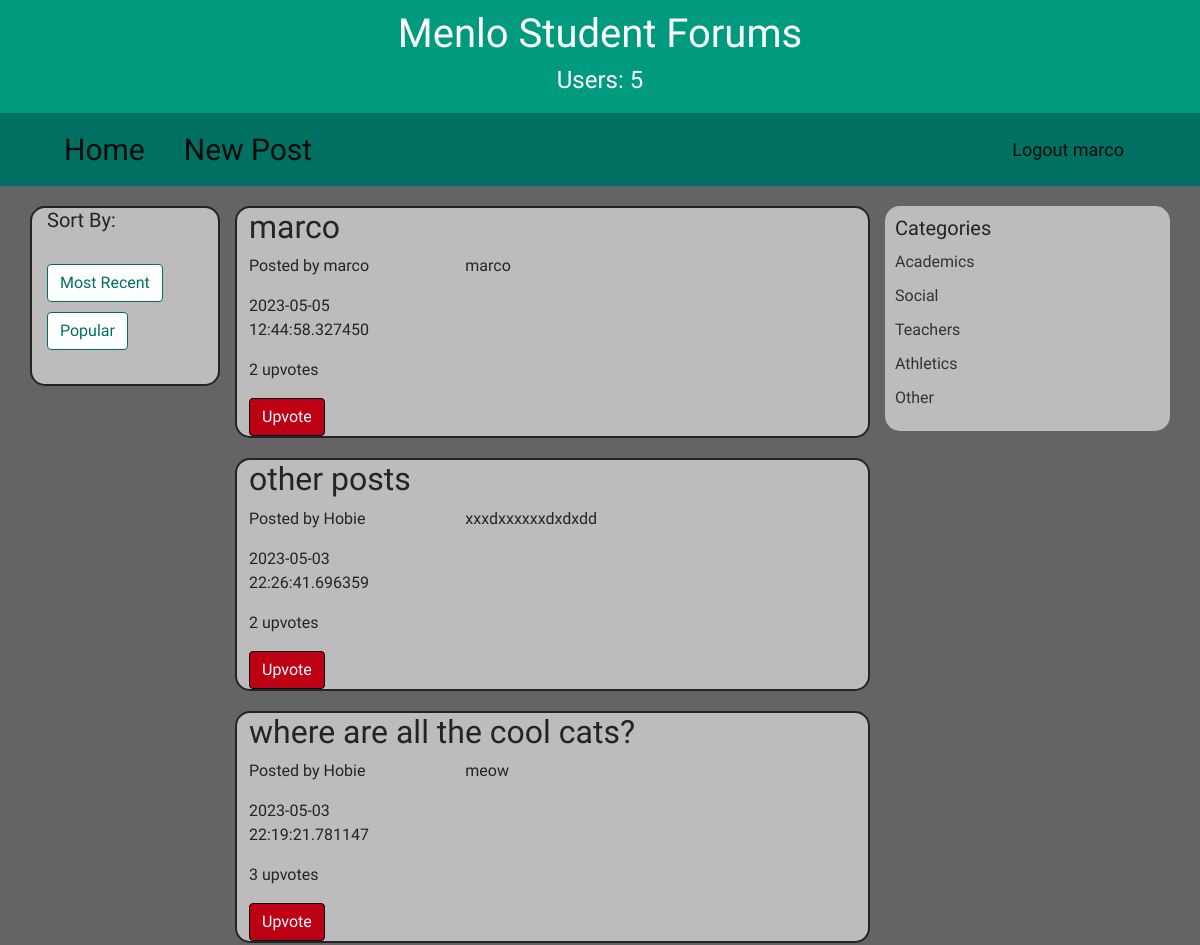
The app's page /home (signed in, upper part), older data.
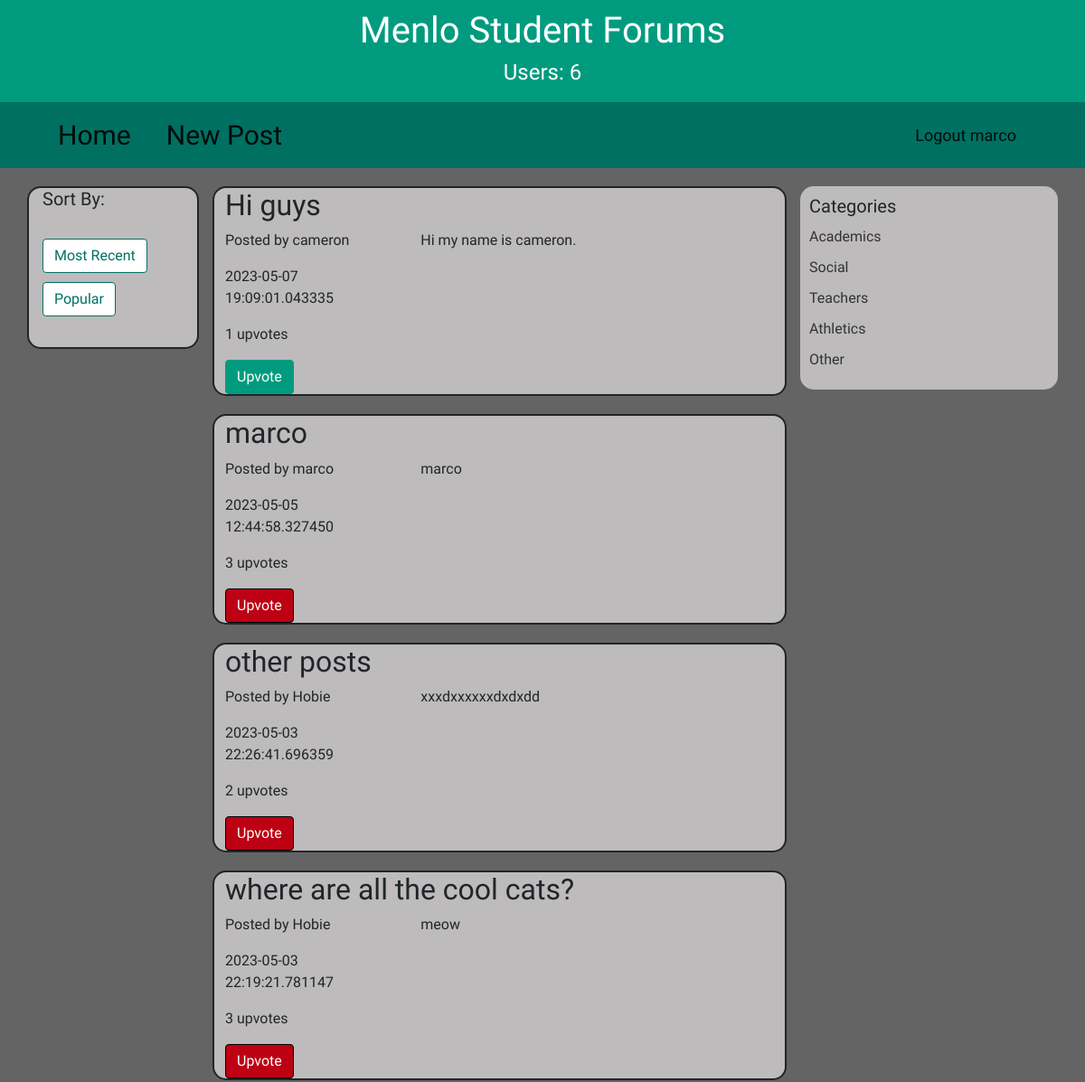
The same page, newer data.
### models.py (models this page shows, shortened)
class User(Base):
    __tablename__ = "users"
    username = Column("username", TEXT, primary_key=True)
    password = Column("password", TEXT, nullable=False)
    upvotes = relationship("Upvote", back_populates="user")

class Post(Base):
    __tablename__ = "posts"
    title = Column("title", TEXT, nullable=False)
    topic = Column("topic", TEXT, nullable=False)
    content = Column("content", TEXT, nullable=False)
    user_id = Column("user_id", TEXT, nullable=False)
    id = Column("id", INTEGER, primary_key=True, autoincrement=True)
    time = Column("time", TEXT, nullable=False)
    upvotes = relationship("Upvote", back_populates="post")
    upvoters = relationship("User", secondary="upvotes", primaryjoin="Post.id == Upvote.post_id", secondaryjoin="User.username == Upvote.upvoter_username", backref="upvoted_posts")

### app.py (the view)
@app.route("/home")
def home():
    if "username" in session:
        posts = db_session.query(Post).order_by(Post.time.desc()).all()
        count_users=db_session.query(User).count()
        logged_in_user=db_session.query(User).where(User.username == session["username"]).first()
        return render_template("home.html",posts=posts, count_users=count_users, u=logged_in_user)
    else:
        flash("You need to log in")
        count_users=db_session.query(User).count()
        return redirect(url_for("login", count_users=count_users))

### templates/home.html (shortened to what this page needs)
{% set active_page = "home" %}
{% extends "base.html" %}
{% block content %}
<nav class="navbar navbar-expand-lg navbar-light">
    <div class="container">
      <a class="navbar-brand homenavbar nav-left-buttons" href="/home">Home</a>
      <a class="navbar-brand nav-left-buttons mr-auto" href="/newpost">New Post</a>
      <div class=" justify-content-end">
        <ul class="navbar-nav">
          <li class="nav-item ml-auto">
            <a class="navbar-brand" href="/logout">Logout {{u.username}}</a>
          </li>
        </ul>
      </div>
    </div>
  </nav>
<div class="container">
    <div class="row">
        <div class="col-md-2 sortby">
            <h4>Sort By:</h4>
            <br>
            <a class="btn btn-default" href="/home/recent">Most Recent</a>
            <br>
            <a class="btn btn-default" href="/home/popular">Popular</a>
        </div>
        <div class="col-md-7">
            {% for post in posts %}
                <div class="post" id="post{{post.id}}">
                    <h2 class="post-title">{{ post.title }}</h2>
                    <div class="row">
                        <div class="col-md-4">
                            <p class="post-info">Posted by {{ post.user_id }}</p>
                            <p>{{ post.time }}</p>
                            <p class="post-stats">{{ post.upvotes|length }} upvotes</p>
                            {%if u in post.upvoters%}
                                <button type="submit" class="btn btn-primary disabled-submit-button">Upvote</button>
                            {%else%}
                                <form method="POST" action="/upvote">
                                    <button type="submit" class="btn btn-primary upvote-btn">Upvote</button>
                                </form>
                            {%endif%}
                        </div>
                        <div class="col-md-8">
                            <div class="post-content">
                                <p>{{ post.content }}</p>
                            </div>
                        </div>
                    </div>
                </div>
            {% endfor %}
        </div>
        <div class="col-md-3 categories">
            <h3>Categories</h3>
            <ul>
                <li><a href="/home/academics">Academics</a></li>
                <li><a href="/home/social">Social</a></li>
                <li><a href="/home/teachers">Teachers</a></li>
                <li><a href="/home/athletics">Athletics</a></li>
                <li><a href="/home/other">Other</a></li>
            </ul>
        </div>
    </div>
</div>
{%endblock%}

### templates/base.html (shortened to what this page needs)
<!DOCTYPE html>
<html lang="en">
<head>
  <link rel="stylesheet" href="https://stackpath.bootstrapcdn.com/bootstrap/4.3.1/css/bootstrap.min.css">
  <link rel="stylesheet" href="{{url_for('static', filename='styles/style.css')}}">
</head>
<body>
    {% set active_page = active_page|default('home') -%}
  <div class="top-bar">
      <h1>Menlo Student Forums</h1>
      <h4>Users: {{count_users }}</h4>
  </div>
  {% block content %}
  {% endblock %}
</body>
</html>

### static/styles/style.css (style rules this page uses)
body { background-color: #646464; font-family: 'Jura', sans-serif; }
.top-bar { background-color: #009B7F; color: #FFFFFF; padding: 10px; font-size: 24px; text-align: center; }
.btn-primary { background-color: #009B7F; border-color: #009B7F; }
.navbar { background-color: #007062; color: #FFFFFF; }
.navbar a { color: #FFFFFF; display: inline-block; padding: 2px 4px; border-radius: 5px; }
.nav-left-buttons { align-self: left; }
.homenavbar { padding-right: 3vw; }
.navbar-brand { font-family: 'Jura', sans-serif; font-size: 30px; color: #FFF; margin-left: 15px; }
.navbar-nav li a { font-size: 18px; color: #FFF; padding: 15px; }
.sortby h4 { font-family: 'Jura', sans-serif; font-size: 20px; }
.sortby a { margin-right: 10px; margin-bottom: 10px; background-color: #FFF; color: #007062; border-color: #007062; }
.sortby { border:#212529 2px solid; background-color: #bdbbbb; max-height: 180px; margin-top:20px; border-radius:15px; }
.post { border:#212529 2px solid; margin-top:20px; padding-left:1vw; border-radius: 15px; background-color: #bdbbbb; }
.post-content p { margin-bottom: 0; }
.disabled-submit-button { background-color: #bd0013; border-color: black; }
.categories { background-color: #bdbbbb; padding: 10px; margin-top: 20px; border-radius: 15px; max-height: 225px; }
.categories h3 { font-size: 20px; margin-top: 0; margin-bottom: 10px; }
.categories ul { list-style: none; padding: 0; margin: 0; }
.categories li { margin-bottom: 10px; }
.categories a { color: #333333; text-decoration: none; }

Row changes from the older to the newer data that the page shows:
added Post: title "Hi guys", user_id "cameron", time "2023-05-07 19:09:01.043335", upvotes|length "1", content "Hi my name is cameron."
computed for Post "marco": upvotes|length "2" → "3"
Text that changed along with them:
{{ count_users }}: "5" → "6"
